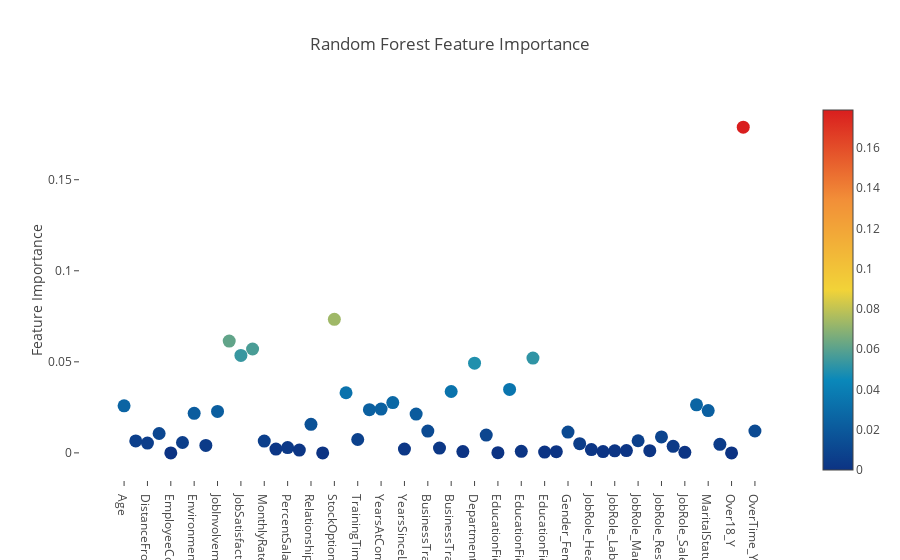

This figure's notebook cell:
### Markdown cell above
### Feature Ranking via the Random Forest 

The Random Forest classifier in Sklearn also contains a very convenient  attribute **feature_importances_** which tells us which features within our dataset has been given most importance through the Random Forest algorithm. Shown below is an Interactive Plotly diagram of the various feature importances.

### Code cell
# Scatter plot 
trace = go.Scatter(
    y = rf.feature_importances_,
    x = attrition_final.columns.values,
    mode='markers',
    marker=dict(
        sizemode = 'diameter',
        sizeref = 1,
        size = 13,
        #size= rf.feature_importances_,
        #color = np.random.randn(500), #set color equal to a variable
        color = rf.feature_importances_,
        colorscale='Portland',
        showscale=True
    ),
    text = attrition_final.columns.values
)
data = [trace]

layout= go.Layout(
    autosize= True,
    title= 'Random Forest Feature Importance',
    hovermode= 'closest',
     xaxis= dict(
         ticklen= 5,
         showgrid=False,
        zeroline=False,
        showline=False
     ),
    yaxis=dict(
        title= 'Feature Importance',
        showgrid=False,
        zeroline=False,
        ticklen= 5,
        gridwidth= 2
    ),
    showlegend= False
)
fig = go.Figure(data=data, layout=layout)
py.iplot(fig,filename='scatter2010')

### Figure 1 — Plotly figure (JSON) as saved in the notebook; plotly's stock layout.template omitted (floating-point values rounded to 4 significant figures)
{"data": [{"marker": {"color": [0.02583, 0.006563, 0.005367, 0.01064, 0, 0.005705, 0.02174, 0.004104, 0.02274, 0.06141, 0.0535, 0.05705, 0.006501, 0.00209, 0.002926, 0.001555, 0.01566, 0, 0.07335, 0.03303, 0.007356, 0.02371, 0.02407, 0.02764, 0.002113, 0.02128, 0.01198, 0.002609, 0.0337, 0.0007109, 0.04924, 0.009766, 0.0001222, 0.03483, 0.0008558, 0.05208, 0.0004267, 0.000667, 0.01144, 0.005065, 0.001813, 0.0007385, 0.001111, 0.001268, 0.006654, 0.001191, 0.008734, 0.003575, 0.0003016, 0.02636, 0.02321, 0.004711, 0, 0.1789, 0.01202], "colorscale": "Portland", "showscale": true, "size": 13, "sizemode": "diameter", "sizeref": 1}, "mode": "markers", "text": ["Age", "DailyRate", "DistanceFromHome", "Education", "EmployeeCount", "EmployeeNumber", "EnvironmentSatisfaction", "HourlyRate", "JobInvolvement", "JobLevel", "JobSatisfaction", "MonthlyIncome", "MonthlyRate", "NumCompaniesWorked", "PercentSalaryHike", "PerformanceRating", "RelationshipSatisfaction", "StandardHours", "StockOptionLevel", "TotalWorkingYears", "TrainingTimesLastYear", "WorkLifeBalance", "YearsAtCompany", "YearsInCurrentRole", "YearsSinceLastPromotion", "YearsWithCurrManager", "BusinessTravel_Non-Travel", "BusinessTravel_Travel_Frequently", "BusinessTravel_Travel_Rarely", "Department_Human Resources", "Department_Research & Development", "Department_Sales", "EducationField_Human Resources", "EducationField_Life Sciences", "EducationField_Marketing", "EducationField_Medical", "EducationField_Other", "EducationField_Technical Degree", "Gender_Female", "Gender_Male", "JobRole_Healthcare Representative", "JobRole_Human Resources", "JobRole_Laboratory Technician", "JobRole_Manager", "JobRole_Manufacturing Director", "JobRole_Research Director", "JobRole_Research Scientist", "JobRole_Sales Executive", "JobRole_Sales Representative", "MaritalStatus_Divorced", "MaritalStatus_Married", "MaritalStatus_Single", "Over18_Y", "OverTime_No", "OverTime_Yes"], "type": "scatter", "x": ["Age", "DailyRate", "DistanceFromHome", "Education", "EmployeeCount", "EmployeeNumber", "EnvironmentSatisfaction", "HourlyRate", "JobInvolvement", "JobLevel", "JobSatisfaction", "MonthlyIncome", "MonthlyRate", "NumCompaniesWorked", "PercentSalaryHike", "PerformanceRating", "RelationshipSatisfaction", "StandardHours", "StockOptionLevel", "TotalWorkingYears", "TrainingTimesLastYear", "WorkLifeBalance", "YearsAtCompany", "YearsInCurrentRole", "YearsSinceLastPromotion", "YearsWithCurrManager", "BusinessTravel_Non-Travel", "BusinessTravel_Travel_Frequently", "BusinessTravel_Travel_Rarely", "Department_Human Resources", "Department_Research & Development", "Department_Sales", "EducationField_Human Resources", "EducationField_Life Sciences", "EducationField_Marketing", "EducationField_Medical", "EducationField_Other", "EducationField_Technical Degree", "Gender_Female", "Gender_Male", "JobRole_Healthcare Representative", "JobRole_Human Resources", "JobRole_Laboratory Technician", "JobRole_Manager", "JobRole_Manufacturing Director", "JobRole_Research Director", "JobRole_Research Scientist", "JobRole_Sales Executive", "JobRole_Sales Representative", "MaritalStatus_Divorced", "MaritalStatus_Married", "MaritalStatus_Single", "Over18_Y", "OverTime_No", "OverTime_Yes"], "y": [0.02583, 0.006563, 0.005367, 0.01064, 0, 0.005705, 0.02174, 0.004104, 0.02274, 0.06141, 0.0535, 0.05705, 0.006501, 0.00209, 0.002926, 0.001555, 0.01566, 0, 0.07335, 0.03303, 0.007356, 0.02371, 0.02407, 0.02764, 0.002113, 0.02128, 0.01198, 0.002609, 0.0337, 0.0007109, 0.04924, 0.009766, 0.0001222, 0.03483, 0.0008558, 0.05208, 0.0004267, 0.000667, 0.01144, 0.005065, 0.001813, 0.0007385, 0.001111, 0.001268, 0.006654, 0.001191, 0.008734, 0.003575, 0.0003016, 0.02636, 0.02321, 0.004711, 0, 0.1789, 0.01202]}], "layout": {"autosize": true, "hovermode": "closest", "showlegend": false, "title": "Random Forest Feature Importance", "xaxis": {"showgrid": false, "showline": false, "ticklen": 5, "zeroline": false}, "yaxis": {"gridwidth": 2, "showgrid": false, "ticklen": 5, "title": "Feature Importance", "zeroline": false}}}
